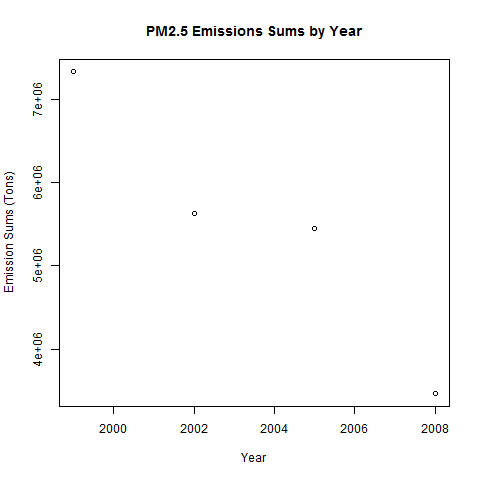

The script that saved this image:
setwd("C:/Users/Andrew/Documents/R/RWorkingDir/ExploratoryDataAnalysisCourse/Proj2/")
source("proj2.R")
sumVec <- c(      sum(emisData[emisData$year==1999,4])
                  , sum(emisData[emisData$year==2002,4])
                  , sum(emisData[emisData$year==2005,4])
                  , sum(emisData[emisData$year==2008,4]))

# concatenate a vector that represents each year, and in an order so that
# they correspond to the sums of emissions for that year in sumVec.
# TODO:: make prettier!!!
png("plot1.png", 480, 480)
plot(c(1999, 2002, 2005, 2008),sumVec, xlab="Year"
     , ylab="Emission Sums (Tons)", main="PM2.5 Emissions Sums by Year")
dev.off()